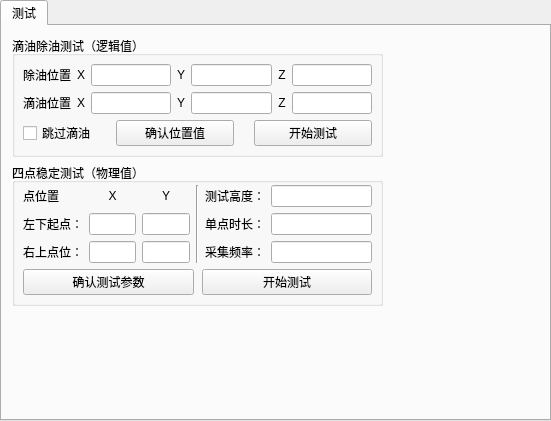
  <widget class="QTabWidget" name="tabW_apps">
   <property name="geometry">
    <rect>
     <x>20</x>
     <y>200</y>
     <width>551</width>
     <height>421</height>
    </rect>
   </property>
   <widget class="QWidget" name="page_test">
    <attribute name="title">
     <string>测试</string>
    </attribute>
    <widget class="QWidget" name="layoutWidget">
     <property name="geometry">
      <rect>
       <x>10</x>
       <y>10</y>
       <width>371</width>
       <height>293</height>
      </rect>
     </property>
     <layout class="QVBoxLayout" name="verticalLayout_37">
      <item>
       <widget class="QGroupBox" name="gb_oilTest">
        <property name="sizePolicy">
         <sizepolicy hsizetype="Preferred" vsizetype="Preferred">
          <horstretch>0</horstretch>
          <verstretch>0</verstretch>
         </sizepolicy>
        </property>
        <property name="title">
         <string>滴油除油测试（逻辑值）</string>
        </property>
        <layout class="QVBoxLayout" name="verticalLayout_23">
         <property name="leftMargin">
          <number>8</number>
         </property>
         <property name="topMargin">
          <number>8</number>
         </property>
         <property name="rightMargin">
          <number>8</number>
         </property>
         <property name="bottomMargin">
          <number>8</number>
         </property>
         <item>
          <layout class="QHBoxLayout" name="horizontalLayout_13">
           <item>
            <widget class="QLabel" name="lab_cleanOilP">
             <property name="text">
              <string>除油位置</string>
             </property>
             <property name="alignment">
              <set>Qt::AlignCenter</set>
             </property>
            </widget>
           </item>
           <item>
            <widget class="QLabel" name="label_10">
             <property name="text">
              <string>X</string>
             </property>
             <property name="alignment">
              <set>Qt::AlignCenter</set>
             </property>
            </widget>
           </item>
           <item>
            <widget class="QLineEdit" name="ledit_coXPos">
             <property name="sizePolicy">
              <sizepolicy hsizetype="Preferred" vsizetype="Preferred">
               <horstretch>0</horstretch>
               <verstretch>0</verstretch>
              </sizepolicy>
             </property>
            </widget>
           </item>
           <item>
            <widget class="QLabel" name="label_11">
             <property name="text">
              <string>Y</string>
             </property>
             <property name="alignment">
              <set>Qt::AlignCenter</set>
             </property>
            </widget>
           </item>
           <item>
            <widget class="QLineEdit" name="ledit_coYPos">
             <property name="sizePolicy">
              <sizepolicy hsizetype="Preferred" vsizetype="Preferred">
               <horstretch>0</horstretch>
               <verstretch>0</verstretch>
              </sizepolicy>
             </property>
            </widget>
           </item>
           <item>
            <widget class="QLabel" name="label_12">
             <property name="text">
              <string>Z</string>
             </property>
             <property name="alignment">
              <set>Qt::AlignCenter</set>
             </property>
            </widget>
           </item>
           <item>
            <widget class="QLineEdit" name="ledit_coZPos">
             <property name="sizePolicy">
              <sizepolicy hsizetype="Preferred" vsizetype="Preferred">
               <horstretch>0</horstretch>
               <verstretch>0</verstretch>
              </sizepolicy>
             </property>
            </widget>
           </item>
          </layout>
         </item>
         <item>
          <layout class="QHBoxLayout" name="horizontalLayout_14">
           <item>
            <widget class="QLabel" name="lab_dripOilP">
             <property name="text">
              <string>滴油位置</string>
             </property>
             <property name="alignment">
              <set>Qt::AlignCenter</set>
             </property>
            </widget>
           </item>
           <item>
            <widget class="QLabel" name="label_3">
             <property name="text">
              <string>X</string>
             </property>
             <property name="alignment">
              <set>Qt::AlignCenter</set>
             </property>
            </widget>
           </item>
           <item>
            <widget class="QLineEdit" name="ledit_doXPos">
             <property name="sizePolicy">
              <sizepolicy hsizetype="Preferred" vsizetype="Preferred">
               <horstretch>0</horstretch>
               <verstretch>0</verstretch>
              </sizepolicy>
             </property>
            </widget>
           </item>
           <item>
            <widget class="QLabel" name="label_4">
             <property name="text">
              <string>Y</string>
             </property>
             <property name="alignment">
              <set>Qt::AlignCenter</set>
             </property>
            </widget>
           </item>
           <item>
            <widget class="QLineEdit" name="ledit_doYPos">
             <property name="sizePolicy">
              <sizepolicy hsizetype="Preferred" vsizetype="Preferred">
               <horstretch>0</horstretch>
               <verstretch>0</verstretch>
              </sizepolicy>
             </property>
            </widget>
           </item>
           <item>
            <widget class="QLabel" name="label_7">
             <property name="text">
              <string>Z</string>
             </property>
             <property name="alignment">
              <set>Qt::AlignCenter</set>
             </property>
            </widget>
           </item>
           <item>
            <widget class="QLineEdit" name="ledit_doZPos">
             <property name="sizePolicy">
              <sizepolicy hsizetype="Preferred" vsizetype="Preferred">
               <horstretch>0</horstretch>
               <verstretch>0</verstretch>
              </sizepolicy>
             </property>
            </widget>
           </item>
          </layout>
         </item>
         <item>
          <layout class="QHBoxLayout" name="horizontalLayout_15" stretch="1,4,4">
           <property name="spacing">
            <number>20</number>
           </property>
           <item>
            <widget class="QCheckBox" name="cb_skipDripOil">
             <property name="sizePolicy">
              <sizepolicy hsizetype="Preferred" vsizetype="Preferred">
               <horstretch>0</horstretch>
               <verstretch>0</verstretch>
              </sizepolicy>
             </property>
             <property name="text">
              <string>跳过滴油</string>
             </property>
            </widget>
           </item>
           <item>
            <widget class="QPushButton" name="pbtn_cdoPSet">
             <property name="sizePolicy">
              <sizepolicy hsizetype="Preferred" vsizetype="Preferred">
               <horstretch>0</horstretch>
               <verstretch>0</verstretch>
              </sizepolicy>
             </property>
             <property name="text">
              <string>确认位置值</string>
             </property>
            </widget>
           </item>
           <item>
            <widget class="QPushButton" name="pbtn_cdoTest">
             <property name="sizePolicy">
              <sizepolicy hsizetype="Preferred" vsizetype="Preferred">
               <horstretch>0</horstretch>
               <verstretch>0</verstretch>
              </sizepolicy>
             </property>
             <property name="text">
              <string>开始测试</string>
             </property>
            </widget>
           </item>
          </layout>
         </item>
        </layout>
       </widget>
      </item>
      <item>
       <widget class="QGroupBox" name="gb_fourPointTest">
        <property name="title">
         <string>四点稳定测试（物理值）</string>
        </property>
        <layout class="QVBoxLayout" name="verticalLayout_36">
         <property name="leftMargin">
          <number>8</number>
         </property>
         <property name="topMargin">
          <number>2</number>
         </property>
         <property name="rightMargin">
          <number>8</number>
         </property>
         <property name="bottomMargin">
          <number>8</number>
         </property>
         <item>
          <layout class="QHBoxLayout" name="horizontalLayout_26" stretch="1,1,1">
           <item>
            <layout class="QGridLayout" name="gridLayout_3">
             <item row="0" column="1">
              <widget class="QLabel" name="label_30">
               <property name="text">
                <string>X</string>
               </property>
               <property name="alignment">
                <set>Qt::AlignCenter</set>
               </property>
              </widget>
             </item>
             <item row="0" column="2">
              <widget class="QLabel" name="label_29">
               <property name="text">
                <string>Y</string>
               </property>
               <property name="alignment">
                <set>Qt::AlignCenter</set>
               </property>
              </widget>
             </item>
             <item row="1" column="0">
              <widget class="QLabel" name="label_22">
               <property name="text">
                <string>左下起点：</string>
               </property>
              </widget>
             </item>
             <item row="1" column="1">
              <widget class="QLineEdit" name="ledit_stposX">
               <property name="sizePolicy">
                <sizepolicy hsizetype="Preferred" vsizetype="Preferred">
                 <horstretch>0</horstretch>
                 <verstretch>0</verstretch>
                </sizepolicy>
               </property>
              </widget>
             </item>
             <item row="1" column="2">
              <widget class="QLineEdit" name="ledit_stposY">
               <property name="sizePolicy">
                <sizepolicy hsizetype="Preferred" vsizetype="Preferred">
                 <horstretch>0</horstretch>
                 <verstretch>0</verstretch>
                </sizepolicy>
               </property>
              </widget>
             </item>
             <item row="2" column="0">
              <widget class="QLabel" name="label_24">
               <property name="text">
                <string>右上点位：</string>
               </property>
              </widget>
             </item>
             <item row="2" column="1">
              <widget class="QLineEdit" name="ledit_towardsposX">
               <property name="sizePolicy">
                <sizepolicy hsizetype="Preferred" vsizetype="Preferred">
                 <horstretch>0</horstretch>
                 <verstretch>0</verstretch>
                </sizepolicy>
               </property>
              </widget>
             </item>
             <item row="2" column="2">
              <widget class="QLineEdit" name="ledit_towardsposY">
               <property name="sizePolicy">
                <sizepolicy hsizetype="Preferred" vsizetype="Preferred">
                 <horstretch>0</horstretch>
                 <verstretch>0</verstretch>
                </sizepolicy>
               </property>
              </widget>
             </item>
             <item row="0" column="0">
              <widget class="QLabel" name="label_31">
               <property name="text">
                <string>点位置</string>
               </property>
              </widget>
             </item>
            </layout>
           </item>
           <item>
            <widget class="Line" name="line_2">
             <property name="orientation">
              <enum>Qt::Vertical</enum>
             </property>
            </widget>
           </item>
           <item>
            <layout class="QGridLayout" name="gridLayout_4">
             <item row="0" column="0">
              <widget class="QLabel" name="label_28">
               <property name="text">
                <string>测试高度：</string>
               </property>
              </widget>
             </item>
             <item row="0" column="1">
              <widget class="QLineEdit" name="ledit_posHeight">
               <property name="sizePolicy">
                <sizepolicy hsizetype="Preferred" vsizetype="Preferred">
                 <horstretch>0</horstretch>
                 <verstretch>0</verstretch>
                </sizepolicy>
               </property>
              </widget>
             </item>
             <item row="1" column="0">
              <widget class="QLabel" name="label_36">
               <property name="text">
                <string>单点时长：</string>
               </property>
              </widget>
             </item>
             <item row="1" column="1">
              <widget class="QLineEdit" name="ledit_onePosTime">
               <property name="sizePolicy">
                <sizepolicy hsizetype="Preferred" vsizetype="Preferred">
                 <horstretch>0</horstretch>
                 <verstretch>0</verstretch>
                </sizepolicy>
               </property>
              </widget>
             </item>
             <item row="2" column="0">
              <widget class="QLabel" name="label_37">
               <property name="text">
                <string>采集频率：</string>
               </property>
              </widget>
             </item>
             <item row="2" column="1">
              <widget class="QLineEdit" name="ledit_changePosTime">
               <property name="sizePolicy">
                <sizepolicy hsizetype="Preferred" vsizetype="Preferred">
                 <horstretch>0</horstretch>
                 <verstretch>0</verstretch>
                </sizepolicy>
               </property>
              </widget>
             </item>
            </layout>
           </item>
          </layout>
         </item>
         <item>
          <layout class="QHBoxLayout" name="horizontalLayout_27">
           <property name="spacing">
            <number>8</number>
           </property>
           <property name="leftMargin">
            <number>0</number>
           </property>
           <property name="rightMargin">
            <number>0</number>
           </property>
           <item>
            <widget class="QPushButton" name="pbtn_fourPConfirm">
             <property name="sizePolicy">
              <sizepolicy hsizetype="Preferred" vsizetype="Preferred">
               <horstretch>0</horstretch>
               <verstretch>0</verstretch>
              </sizepolicy>
             </property>
             <property name="text">
              <string>确认测试参数</string>
             </property>
            </widget>
           </item>
           <item>
            <widget class="QPushButton" name="pbtn_fourPTest">
             <property name="sizePolicy">
              <sizepolicy hsizetype="Preferred" vsizetype="Preferred">
               <horstretch>0</horstretch>
               <verstretch>0</verstretch>
              </sizepolicy>
             </property>
             <property name="text">
              <string>开始测试</string>
             </property>
            </widget>
           </item>
          </layout>
         </item>
        </layout>
       </widget>
      </item>
      <item>
       <spacer name="verticalSpacer_11">
        <property name="orientation">
         <enum>Qt::Vertical</enum>
        </property>
        <property name="sizeHint" stdset="0">
         <size>
          <width>20</width>
          <height>40</height>
         </size>
        </property>
       </spacer>
      </item>
     </layout>
    </widget>
   </widget>
  </widget>
